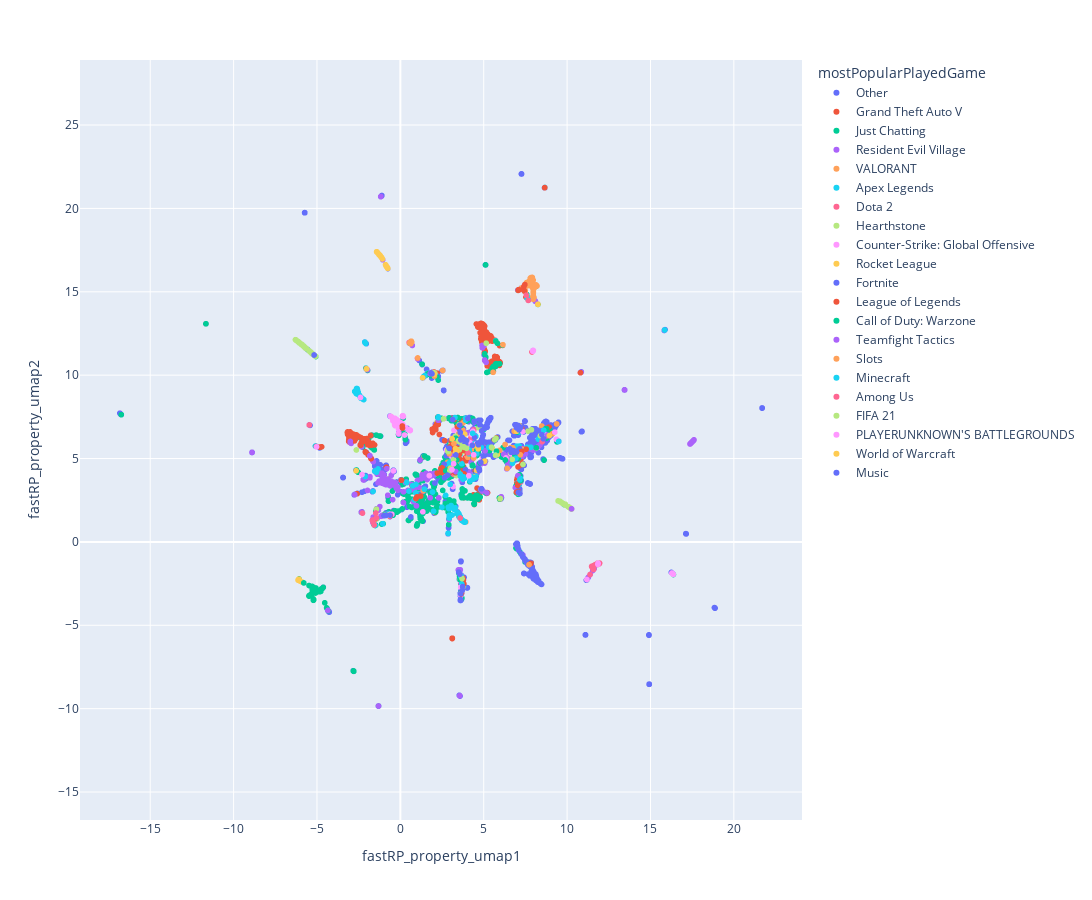

The notebook cell saved with this chart:
### Code cell
fig = px.scatter(games_df[games_df['componentId']==0], x='fastRP_property_umap1', y='fastRP_property_umap2', color='mostPopularPlayedGame', hover_data=['game_count', 'allPlayedGames', 'nodeId'], width=1100, height=900)
fig.update_layout(
    yaxis={"scaleanchor":"x", "scaleratio":1}
)
fig.show()
